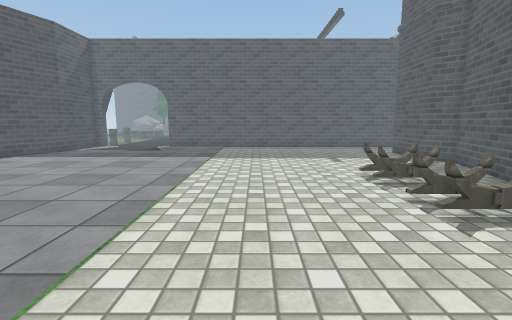
view 1 (above)

22 first-person views from a walk through a Unity game level. The camera is 1.2 m above the floor, tilts 8° down and sees 85° across. The floor is counted in squares, 0.5 m on a side. Each view is taken from the middle of a square. On the plan, view 1 faces up. The plan holds only what a view shows up to about 18 squares ahead; the rest is blank. The place goes on beyond the plan. Some surface patterns are stand-ins.

view 2
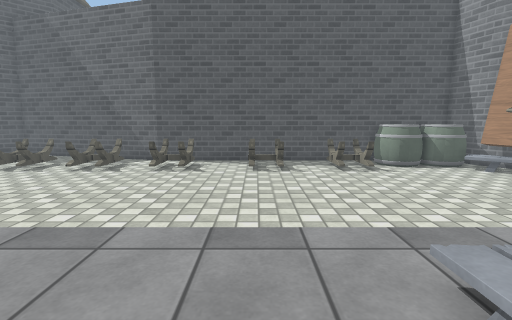

view 3
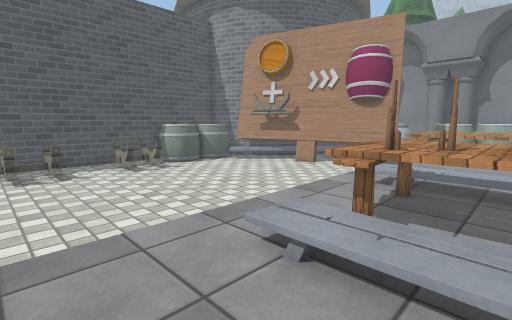

view 4
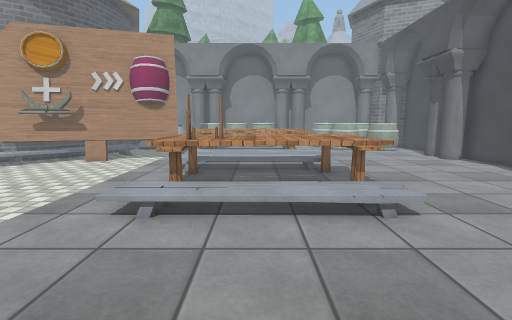

view 5
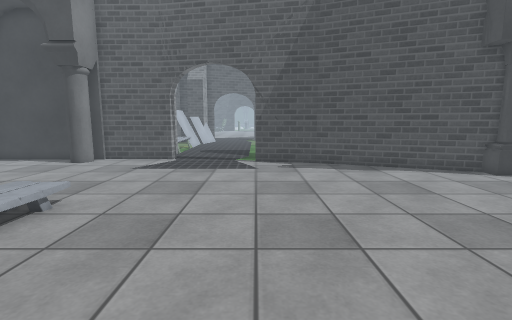

view 6
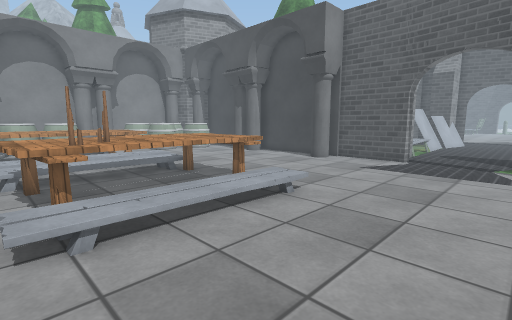

view 7
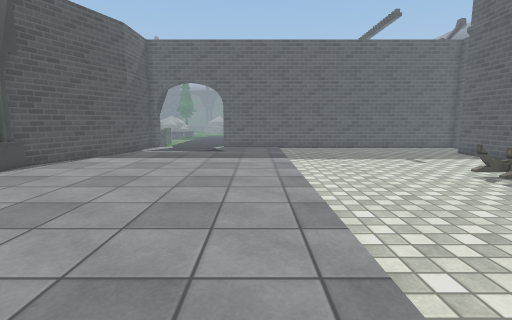

view 8
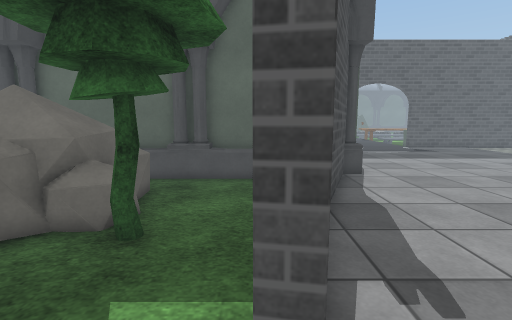

view 9
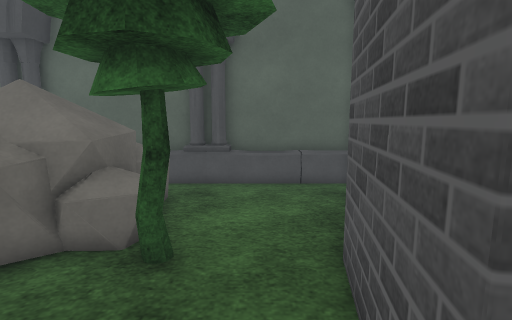

view 10
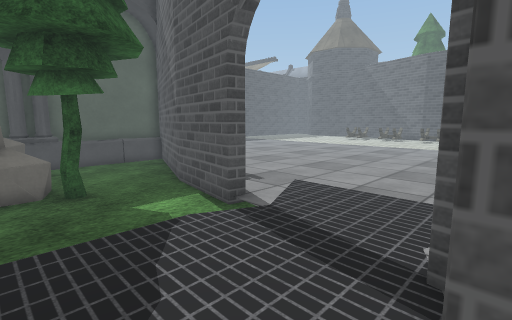

view 11
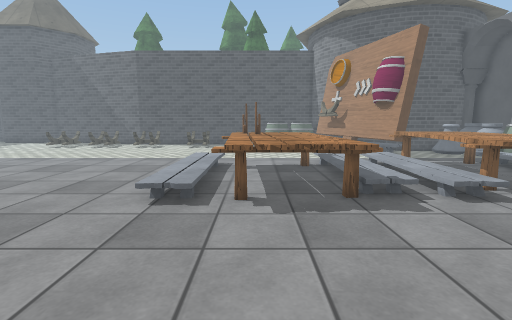

view 12
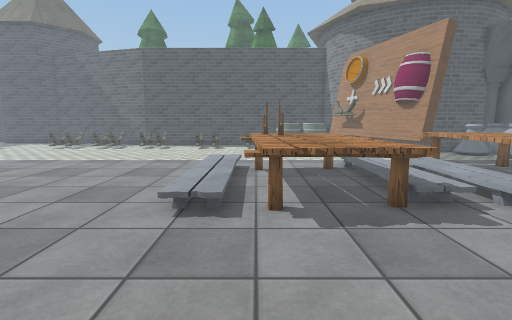

view 13
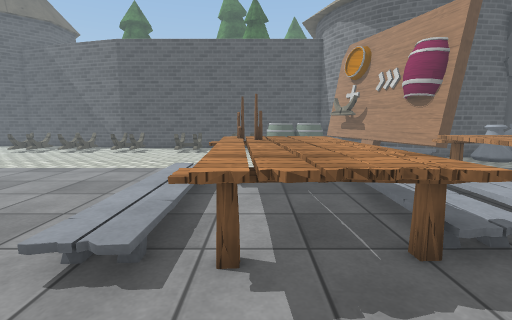

view 14
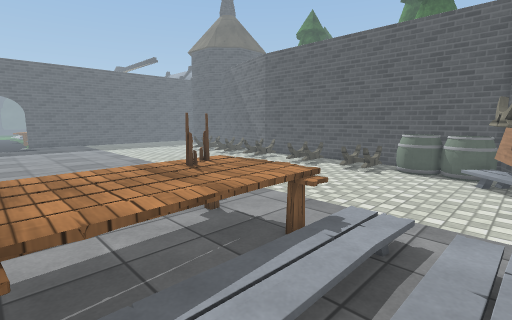

view 15
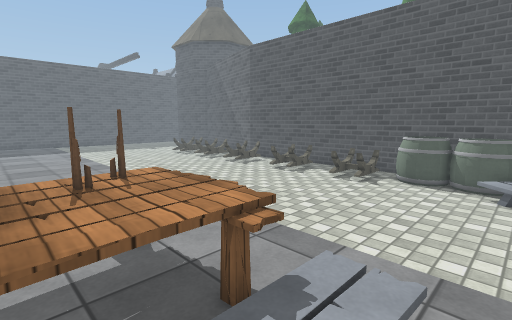

view 16
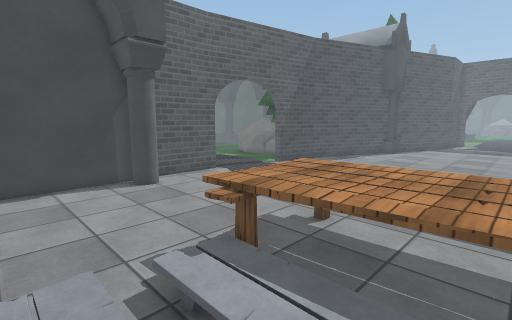

view 17
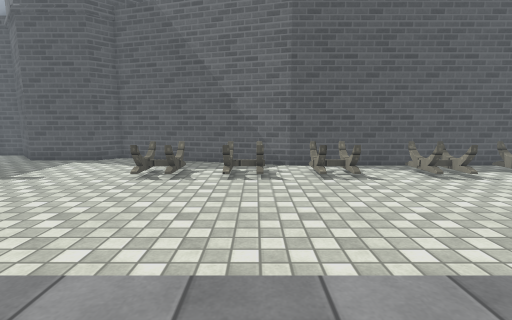

view 18
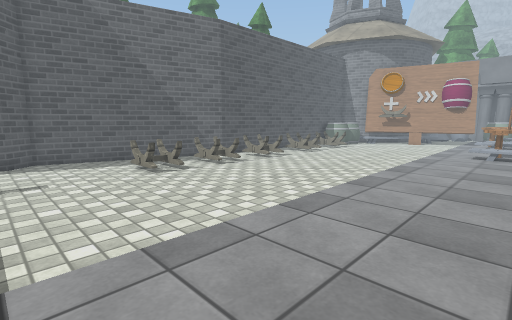

view 19
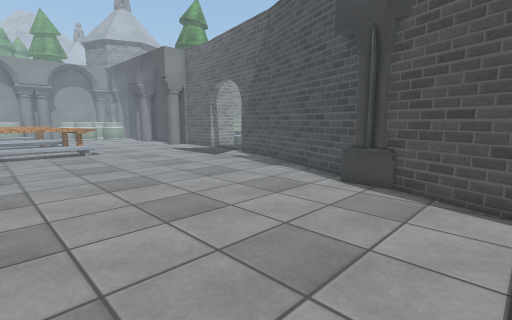

view 20
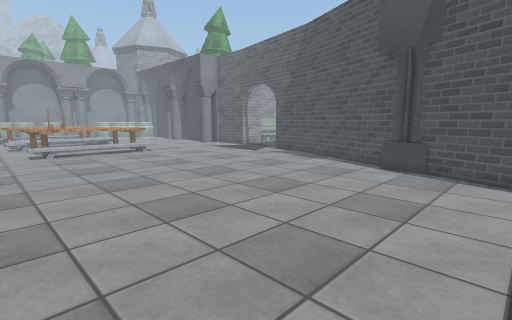

view 21
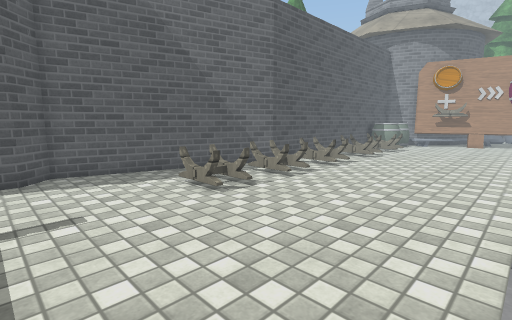

view 22
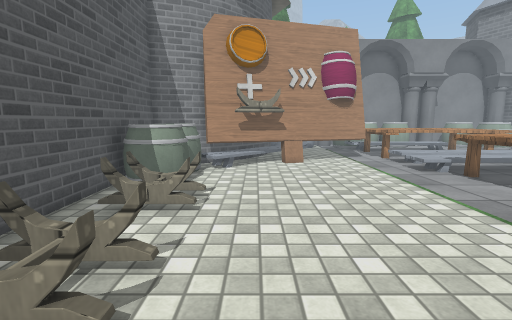

### Floor plan
Key: @ floor where view 1 was taken; # wall or solid block; . main floor; : floor 0.25 m higher than the main floor; + floor 1 m higher than the main floor; / step, stairs or slope; = window, fence, low wall or low ledge; v drop or lower ground; T table; R tree; O other object.
Columns run from 27 left of view 1 to 11 right of it. Each row starts with its distance up from view 1.
 18            #.........................#
 17           ##.........................##
 16           #...........................#
 15           #...........................#
 14 OOOOOOOOOOO...........................#
 13 OOOOOOOOOOO...........................#
 12 ........##......................O.O..##
 11  .......#.........................O..#
 10 OO.....##............................#
  9 OO.....##...........................##
  8 OO....##........................O.O.#
  7 ORRR..##........................O.O.#
  6 ORRR..#.............................#
  5 ..RR.##............................##
  4 .....##.........................O.O##
  3 .....##...........................O#
  2 .....##............................#
  1 ....//.............................#
  0 ...........................@.......#
 -1 ................................O.O#
 -2  .................................O#
 -3   .................................#
 -4 / ####......../:::::::/............#
 -5     ##......../////////.........=.O#
 -6      #.......TTTTTTTTT.............##
 -7      #........TTTTTTOTT.........O.O##
 -8      ##.......TTTTTTTTT..........OOO#
 -9      ##.......TT+TTTTTT..........O O#
-10      #........v TTTTTT/..........OOO#
-11      #.........////////..........OOO#
-12      #.........////////.........OOOO#
-13      #......../////////......OO###O##
-14      ##......./:///////....#######
-15      ##       .TTTTTTTTT#####

Positions as (right, up) in squares from view 1, and headings:
1: (0, 0), facing up
2: (-9, -1), facing right
3: (-9, 0), facing down-right
4: (-9, 3), facing down
5: (-5, 2), facing left
6: (-5, 2), facing down-left
7: (-5, 0), facing up
8: (-22, 0), facing up
9: (-23, 1), facing up
10: (-27, -4), facing up-right
11: (-21, -7), facing right
12: (-20, -6), facing right
13: (-17, -7), facing right
14: (-12, -14), facing up-right
15: (-9, -13), facing up-right
16: (-8, -14), facing up-left
17: (-7, 7), facing right
18: (-8, 18), facing down-right
19: (-7, 18), facing down-left
20: (-3, 18), facing down-left
21: (-3, 18), facing down-right
22: (3, 2), facing down
